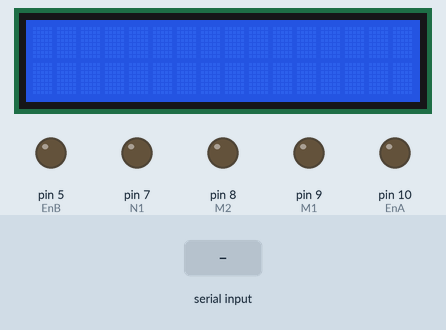
This sketch was run on a simulated Arduino Uno, built with avr-gcc and run on an emulated ATmega328P. Shown: 16×2 character LCD, output pins drawn as LEDs (lit = HIGH). The test bench sets the inputs (shaded band). What the sketch prints to the serial monitor is not drawn.

Above: at 1.2 s.
1.3 s: "90,45\n" received over Serial
At 2.5 s:
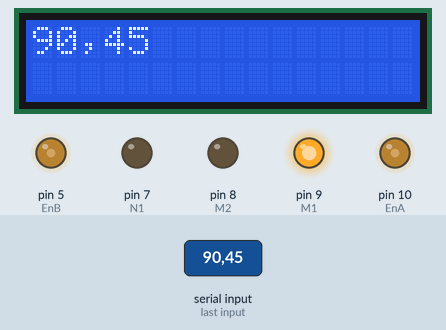
2.8 s: "30,150\n" received over Serial
At 4.0 s:
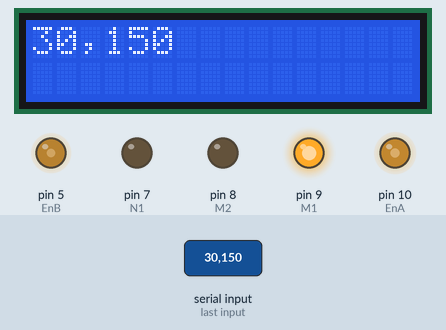
4.3 s: "5\n" received over Serial
At 4.8 s:
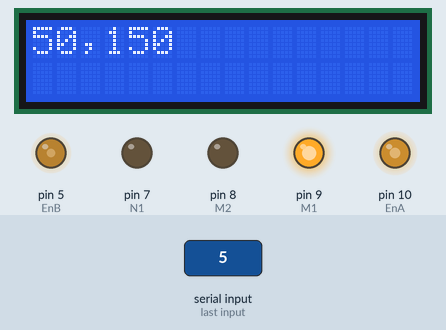
Timing chart, 0 to 7.3 s (numbered marks = the images above; inputs shaded):
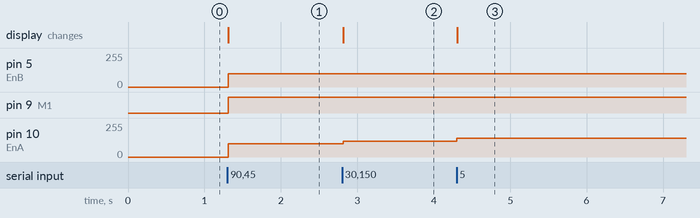

The sketch:

Arduino_final2.ino
```cpp
#include <LiquidCrystal_I2C.h>
#include <Wire.h>

LiquidCrystal_I2C lcd1(0x3E,16,2);

String inString ="";

const int M1 = 9;
const int M2 = 8;
const int N1 = 7;
const int N2 = 6;
const int EnA = 10;
const int EnB = 5;

int intData = 0;
int Lspeed = 80;
int Rspeed = 80;

void setup() {

  lcd1.begin();
  lcd1.backlight();

  // This baud rate must match the one set up for Pi
  Serial.begin(9600);
  pinMode(M1, OUTPUT);
  pinMode(M2, OUTPUT);
  pinMode(N1, OUTPUT);
  pinMode(N1, OUTPUT);
  pinMode(EnA, OUTPUT);
  pinMode(EnB, OUTPUT);

}

void loop() {
  // If there is a serial message available

  if (Serial.available() > 0) {


    // Read it into our string
    String data = Serial.readStringUntil('\n');
    lcd1.setCursor(0,0);
    lcd1.print(data);


//    data.toInt();
    intData= data.toInt();

    if (intData > 320){

      Rspeed = Rspeed + 10;
      Lspeed = 100;

      analogWrite(EnA, Lspeed);
      analogWrite(EnB, Rspeed);

      digitalWrite(M1, HIGH);
      digitalWrite(M2, LOW);
      digitalWrite(N1, LOW);
      digitalWrite(N2, HIGH);
      }
      else if (intData < 320){

        Lspeed = Lspeed + 20;
        Rspeed = 100;

        analogWrite(EnA, Lspeed);
        analogWrite(EnB, Rspeed);

        digitalWrite(M1, HIGH);
        digitalWrite(M2, LOW);
        digitalWrite(N1, LOW);
        digitalWrite(N2, HIGH);


      }
      else {
        Lspeed = 100;
        Rspeed = 100;

        analogWrite(EnA, Lspeed);
        analogWrite(EnB, Rspeed);

        digitalWrite(M1, HIGH);
        digitalWrite(M2, LOW);
        digitalWrite(N1, HIGH);
        digitalWrite(N2, LOW);
        }

    String strdata = String(intData);
    Serial.print("You sent me: ");
    Serial.println(strdata);
      }


  }
```

Measured:
- after the input at 1.3 s, pin 5 (EnB), pin 10 (EnA): 0/255 → 100/255 at once; pin 9 (M1): LOW → HIGH at once; the display: changes at once (image 1)
- after the input at 2.8 s, pin 10 (EnA): 100/255 → 120/255 at once; the display: changes at once (image 2)
- after the input at 4.3 s, pin 10 (EnA): 120/255 → 140/255 at once; the display: changes at once (image 3)
